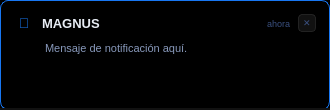
<?xml version="1.0" encoding="UTF-8"?>
<ui version="4.0">
 <class>notificacion_toast</class>
 <widget class="QWidget" name="notificacion_toast">
  <property name="windowModality">
   <enum>Qt::WindowModality::NonModal</enum>
  </property>
  <property name="geometry">
   <rect>
    <x>0</x>
    <y>0</y>
    <width>330</width>
    <height>110</height>
   </rect>
  </property>
  <property name="minimumSize">
   <size>
    <width>280</width>
    <height>90</height>
   </size>
  </property>
  <property name="maximumSize">
   <size>
    <width>380</width>
    <height>150</height>
   </size>
  </property>
  <property name="font">
   <font>
    <family>Segoe UI</family>
   </font>
  </property>
  <property name="windowTitle">
   <string>Notificación</string>
  </property>
  <property name="styleSheet">
   <string notr="true">
QWidget#notificacion_toast {
    background-color: #000000;
    border: 1px solid #1877F2;
    border-radius: 8px;
}
   </string>
  </property>
  <layout class="QVBoxLayout" name="vl_main">
   <property name="spacing">
    <number>0</number>
   </property>
   <property name="leftMargin">
    <number>0</number>
   </property>
   <property name="topMargin">
    <number>0</number>
   </property>
   <property name="rightMargin">
    <number>0</number>
   </property>
   <property name="bottomMargin">
    <number>0</number>
   </property>
   <item>
    <widget class="QFrame" name="top_accent">
     <property name="minimumSize">
      <size>
       <width>0</width>
       <height>3</height>
      </size>
     </property>
     <property name="maximumSize">
      <size>
       <width>16777215</width>
       <height>3</height>
      </size>
     </property>
     <property name="styleSheet">
      <string notr="true">
QFrame#top_accent {
    background: qlineargradient(x1:0,y1:0,x2:1,y2:0,
        stop:0 #1877F2, stop:0.5 #4FA3F7, stop:1 #075E54);
    border: none;
    border-radius: 0px;
}
      </string>
     </property>
    </widget>
   </item>
   <item>
    <layout class="QVBoxLayout" name="vl_body">
     <property name="spacing">
      <number>6</number>
     </property>
     <property name="leftMargin">
      <number>14</number>
     </property>
     <property name="topMargin">
      <number>10</number>
     </property>
     <property name="rightMargin">
      <number>14</number>
     </property>
     <property name="bottomMargin">
      <number>8</number>
     </property>
     <item>
      <layout class="QHBoxLayout" name="hl_header">
       <property name="spacing">
        <number>8</number>
       </property>
       <item>
        <widget class="QLabel" name="lbl_icon">
         <property name="minimumSize">
          <size>
           <width>20</width>
           <height>20</height>
          </size>
         </property>
         <property name="maximumSize">
          <size>
           <width>20</width>
           <height>20</height>
          </size>
         </property>
         <property name="styleSheet">
          <string notr="true">
color: #1877F2;
font-size: 14px;
background: transparent;
border: none;
          </string>
         </property>
         <property name="text">
          <string>🤖</string>
         </property>
         <property name="alignment">
          <set>Qt::AlignmentFlag::AlignCenter</set>
         </property>
        </widget>
       </item>
       <item>
        <widget class="QLabel" name="lbl_titulo">
         <property name="sizePolicy">
          <sizepolicy hsizetype="Expanding" vsizetype="Preferred">
           <horstretch>1</horstretch>
           <verstretch>0</verstretch>
          </sizepolicy>
         </property>
         <property name="styleSheet">
          <string notr="true">
color: #E8EDF5;
font-size: 10pt;
font-weight: 700;
font-family: &quot;Segoe UI&quot;;
background: transparent;
border: none;
          </string>
         </property>
         <property name="text">
          <string>MAGNUS</string>
         </property>
        </widget>
       </item>
       <item>
        <widget class="QLabel" name="lbl_timestamp">
         <property name="styleSheet">
          <string notr="true">
color: #3A5080;
font-size: 7pt;
font-family: &quot;Segoe UI&quot;;
background: transparent;
border: none;
          </string>
         </property>
         <property name="text">
          <string>ahora</string>
         </property>
         <property name="alignment">
          <set>Qt::AlignmentFlag::AlignRight|Qt::AlignmentFlag::AlignTrailing|Qt::AlignmentFlag::AlignVCenter</set>
         </property>
        </widget>
       </item>
       <item>
        <widget class="QPushButton" name="btn_cerrar">
         <property name="minimumSize">
          <size>
           <width>18</width>
           <height>18</height>
          </size>
         </property>
         <property name="maximumSize">
          <size>
           <width>18</width>
           <height>18</height>
          </size>
         </property>
         <property name="styleSheet">
          <string notr="true">
QPushButton#btn_cerrar {
    background-color: #111111;
    color: #3A5080;
    font-size: 9px;
    font-family: &quot;Segoe UI&quot;;
    border: 1px solid #222222;
    border-radius: 4px;
}
QPushButton#btn_cerrar:hover {
    background-color: #1A1A2E;
    color: #E8EDF5;
    border-color: #1877F2;
}
QPushButton#btn_cerrar:pressed {
    background-color: #0D0D1A;
}
          </string>
         </property>
         <property name="text">
          <string>✕</string>
         </property>
         <property name="flat">
          <bool>false</bool>
         </property>
        </widget>
       </item>
      </layout>
     </item>
     <item>
      <widget class="QLabel" name="lbl_mensaje">
       <property name="styleSheet">
        <string notr="true">
color: #8899BB;
font-size: 8pt;
font-family: &quot;Segoe UI&quot;;
background: transparent;
border: none;
padding-left: 28px;
        </string>
       </property>
       <property name="text">
        <string>Mensaje de notificación aquí.</string>
       </property>
       <property name="alignment">
        <set>Qt::AlignmentFlag::AlignLeading|Qt::AlignmentFlag::AlignLeft|Qt::AlignmentFlag::AlignTop</set>
       </property>
       <property name="wordWrap">
        <bool>true</bool>
       </property>
      </widget>
     </item>
    </layout>
   </item>
   <item>
    <widget class="QProgressBar" name="progress_bar">
     <property name="minimumSize">
      <size>
       <width>0</width>
       <height>2</height>
      </size>
     </property>
     <property name="maximumSize">
      <size>
       <width>16777215</width>
       <height>2</height>
      </size>
     </property>
     <property name="styleSheet">
      <string notr="true">
QProgressBar {
    background-color: #111111;
    border: none;
    border-radius: 0px;
    max-height: 2px;
    color: transparent;
}
QProgressBar::chunk {
    background: qlineargradient(x1:0,y1:0,x2:1,y2:0,
        stop:0 #1877F2, stop:1 #075E54);
    border-radius: 0px;
}
      </string>
     </property>
     <property name="maximum">
      <number>100</number>
     </property>
     <property name="value">
      <number>100</number>
     </property>
     <property name="format">
      <string/>
     </property>
    </widget>
   </item>
  </layout>
 </widget>
 <resources/>
 <connections/>
</ui>
